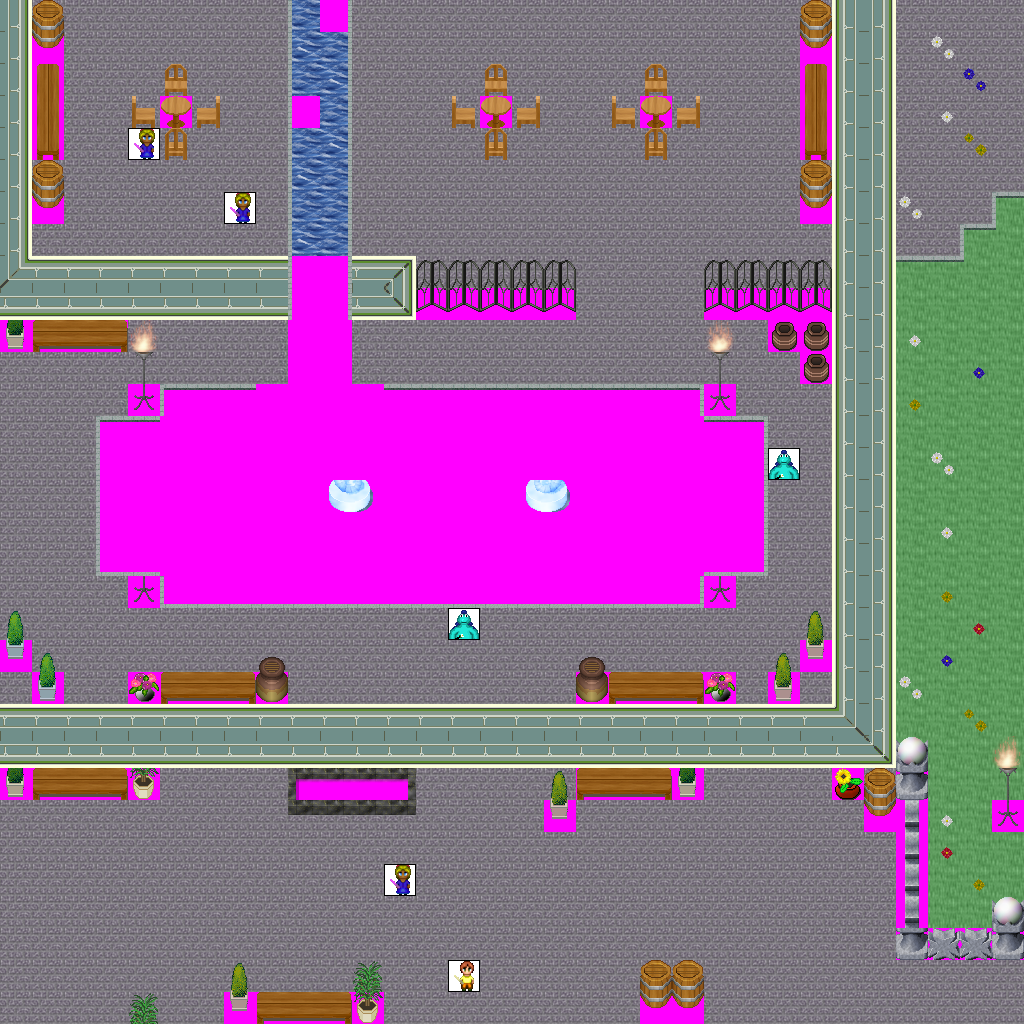

This game map was drawn from its Tiled (.tmx) file and the tilesets committed beside it. A one-line description and the trimmed map source follow:
An orthogonal 32x32 tile map with 32x32 px tiles, 7 tile layers (Ground, Objects, Above, Walkable, ...), 31 tilesets and 10 objects (5x newmap, from_west_0, from_west_1, from_west_2, from_north_0, ...).

<map version="1.0" orientation="orthogonal" width="32" height="32" tilewidth="32" tileheight="32">
 <tileset firstgid="1" name="ground_indoor_tiles" tilewidth="32" tileheight="32">
  <image source="../drawable/ground_indoor_tiles.png" width="64" height="128" />
 </tileset>
 <tileset firstgid="9" name="building_wall_int_blue_green" tilewidth="32" tileheight="32">
  <image source="../drawable/building_wall_int_blue_green.png" width="128" height="128" />
 </tileset>
 <tileset firstgid="25" name="building_wall_int_green_blue" tilewidth="32" tileheight="32">
  <image source="../drawable/building_wall_int_green_blue.png" width="128" height="128" />
 </tileset>
 <tileset firstgid="41" name="building_decoration_orbpedestal" tilewidth="32" tileheight="32">
  <image source="../drawable/building_decoration_orbpedestal.png" width="32" height="64" />
 </tileset>
 <tileset firstgid="43" name="building_decoration_block" tilewidth="32" tileheight="32">
  <image source="../drawable/building_decoration_block.png" width="64" height="32" />
 </tileset>
 <tileset firstgid="45" name="ground_ground" tilewidth="32" tileheight="32">
  <image source="../drawable/ground_ground.png" width="96" height="352" />
 </tileset>
 <tileset firstgid="78" name="plant_flower_daisy_blue" tilewidth="32" tileheight="32">
  <image source="../drawable/plant_flower_daisy_blue.png" width="64" height="128" />
 </tileset>
 <tileset firstgid="86" name="plant_flower_daisy_red" tilewidth="32" tileheight="32">
  <image source="../drawable/plant_flower_daisy_red.png" width="64" height="128" />
 </tileset>
 <tileset firstgid="94" name="plant_flower_daisy_white" tilewidth="32" tileheight="32">
  <image source="../drawable/plant_flower_daisy_white.png" width="64" height="128" />
 </tileset>
 <tileset firstgid="102" name="plant_flower_daisy_yellow" tilewidth="32" tileheight="32">
  <image source="../drawable/plant_flower_daisy_yellow.png" width="64" height="128" />
 </tileset>
 <tileset firstgid="110" name="item_pot_pot_purple" tilewidth="32" tileheight="32">
  <image source="../drawable/item_pot_pot_purple.png" width="32" height="32" />
 </tileset>
 <tileset firstgid="111" name="item_pot_pot_tall" tilewidth="32" tileheight="32">
  <image source="../drawable/item_pot_pot_tall.png" width="32" height="64" />
 </tileset>
 <tileset firstgid="113" name="item_pot_small_barrel" tilewidth="32" tileheight="32">
  <image source="../drawable/item_pot_small_barrel.png" width="32" height="64" />
 </tileset>
 <tileset firstgid="115" name="furniture_chair_wooden_pale" tilewidth="32" tileheight="32">
  <image source="../drawable/furniture_chair_wooden_pale.png" width="64" height="64" />
 </tileset>
 <tileset firstgid="119" name="furniture_table_wooden" tilewidth="32" tileheight="32">
  <image source="../drawable/furniture_table_wooden.png" width="32" height="32" />
 </tileset>
 <tileset firstgid="120" name="furniture_light_iron_lamp" tilewidth="32" tileheight="32">
  <image source="../drawable/furniture_light_iron_lamp.png" width="32" height="96" />
 </tileset>
 <tileset firstgid="123" name="furniture_light_flames" tilewidth="32" tileheight="32">
  <image source="../drawable/furniture_light_flames.png" width="192" height="32" />
 </tileset>
 <tileset firstgid="129" name="furniture_sink_dark_side_on" tilewidth="32" tileheight="32">
  <image source="../drawable/furniture_sink_dark_side_on.png" width="96" height="64" />
 </tileset>
 <tileset firstgid="135" name="item_statue_seahorse" tilewidth="32" tileheight="32">
  <image source="../drawable/item_statue_seahorse.png" width="128" height="96" />
 </tileset>
 <tileset firstgid="147" name="building_wall_bricked_edges" tilewidth="32" tileheight="32">
  <image source="../drawable/building_wall_bricked_edges.png" width="160" height="160" />
 </tileset>
 <tileset firstgid="172" name="ground_water_dungeon_water" tilewidth="32" tileheight="32">
  <image source="../drawable/ground_water_dungeon_water.png" width="96" height="320" />
 </tileset>
 <tileset firstgid="202" name="ground_water_waterfall" tilewidth="32" tileheight="32">
  <image source="../drawable/ground_water_waterfall.png" width="256" height="480" />
 </tileset>
 <tileset firstgid="322" name="plant_indoor_oriental_plant" tilewidth="32" tileheight="32">
  <image source="../drawable/plant_indoor_oriental_plant.png" width="32" height="64" />
 </tileset>
 <tileset firstgid="324" name="plant_indoor_pot_plant_1" tilewidth="32" tileheight="32">
  <image source="../drawable/plant_indoor_pot_plant_1.png" width="192" height="64" />
 </tileset>
 <tileset firstgid="336" name="logic_creature_frogman" tilewidth="32" tileheight="32">
  <image source="../drawable/logic_creature_frogman.png" width="96" height="32" />
 </tileset>
 <tileset firstgid="339" name="logic_creature_human_little" tilewidth="32" tileheight="32">
  <image source="../drawable/logic_creature_human_little.png" width="64" height="32" />
 </tileset>
 <tileset firstgid="341" name="building_decoration_fancy_gate" tilewidth="32" tileheight="32">
  <image source="../drawable/building_decoration_fancy_gate.png" width="96" height="128" />
 </tileset>
 <tileset firstgid="353" name="furniture_table_bench" tilewidth="32" tileheight="32">
  <image source="../drawable/furniture_table_bench.png" width="96" height="32" />
 </tileset>
 <tileset firstgid="356" name="furniture_table_long_front_on" tilewidth="32" tileheight="32">
  <image source="../drawable/furniture_table_long_front_on.png" width="32" height="96" />
 </tileset>
 <tileset firstgid="359" name="plant_indoor_flower_vase" tilewidth="32" tileheight="32">
  <image source="../drawable/plant_indoor_flower_vase.png" width="96" height="32" />
 </tileset>
 <tileset firstgid="362" name="walkable_sentinel" tilewidth="32" tileheight="32">
  <image source="../drawable/walkable_sentinel.png" width="32" height="32" />
 </tileset>
 <layer name="Ground" width="32" height="32">
  <data>[1024 cells, 1024 non-empty, 8 distinct tile ids]</data>
 </layer>
 <layer name="Objects" width="32" height="32">
  <data>[1024 cells, 8 non-empty, 5 distinct tile ids]</data>
 </layer>
 <layer name="Above" width="32" height="32">
  <data>[1024 cells, 71 non-empty, 25 distinct tile ids]</data>
 </layer>
 <layer name="Walkable" width="32" height="32">
  <data>[1024 cells, 359 non-empty, 1 distinct tile ids]</data>
 </layer>
 <layer name="Objects_stendhal" width="32" height="32">
  <data>[1024 cells, 298 non-empty, 61 distinct tile ids]</data>
 </layer>
 <layer name="Above_stendhal" width="32" height="32">
  <data>[1024 cells, 20 non-empty, 2 distinct tile ids]</data>
 </layer>
 <layer name="Objects_stendhal2" width="32" height="32">
  <data>[1024 cells, 6 non-empty, 3 distinct tile ids]</data>
 </layer>
 <objectgroup name="Mapevents" width="32" height="32">
  <object name="exit_east_0" type="newmap" x="992" y="0" width="32" height="800">
   <properties>
    <property name="map" value="level_1_fado_great_cave_e3_x1_y0" />
    <property name="place" value="from_east_0" />
   </properties>
  </object>
  <object name="exit_east_1" type="newmap" x="992" y="832" width="32" height="96">
   <properties>
    <property name="map" value="level_1_fado_great_cave_e3_x1_y0" />
    <property name="place" value="from_east_1" />
   </properties>
  </object>
  <object name="exit_east_2" type="newmap" x="992" y="960" width="32" height="64">
   <properties>
    <property name="map" value="level_1_fado_great_cave_e3_x1_y0" />
    <property name="place" value="from_east_2" />
   </properties>
  </object>
  </objectgroup>
 <objectgroup name="Spawn" width="32" height="32">
  <!-- 5 objects omitted --></objectgroup>
 <objectgroup name="Keys" width="32" height="32" />
 <objectgroup name="Replace" width="32" height="32" />
</map>
<!-- 7 of 10 objects omitted -->
